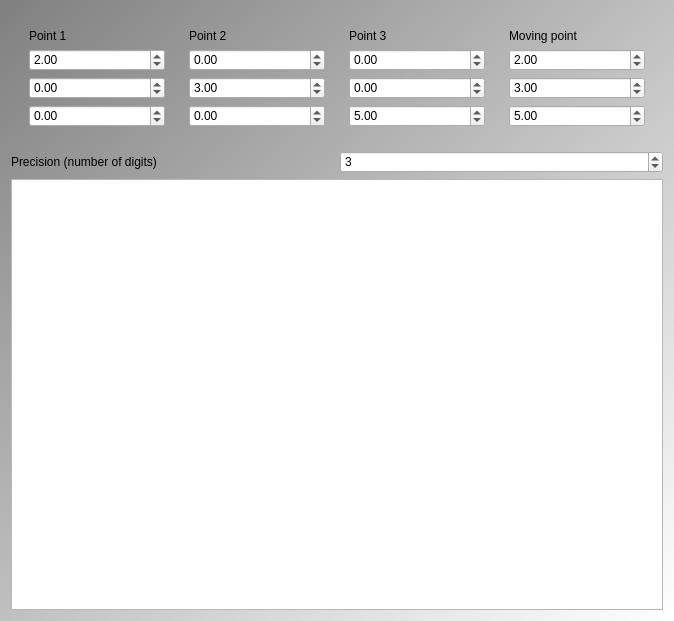
<?xml version="1.0" encoding="UTF-8"?>
<ui version="4.0">
 <class>QtTestPlaneConstructPlaneDialog</class>
 <widget class="QDialog" name="QtTestPlaneConstructPlaneDialog">
  <property name="geometry">
   <rect>
    <x>0</x>
    <y>0</y>
    <width>674</width>
    <height>621</height>
   </rect>
  </property>
  <property name="windowTitle">
   <string>TestPlane</string>
  </property>
  <property name="windowIcon">
   <iconset resource="TestPlane.qrc">
    <normaloff>:/images/TestPlaneR.png</normaloff>:/images/TestPlaneR.png</iconset>
  </property>
  <property name="styleSheet">
   <string notr="true">QDialog { 
background-color: qlineargradient(x1: 0, y1: 0, x2: 1, y2: 1, stop: 0  #808080, stop: 1 #ffffff);
}
QPushButton { background-color: rgb(255, 255, 255);  }
QPushButton { color: rgb(0,0,0); }
QPushButton { font: 48px &quot;Courier New&quot;, courier, monospace }
QPlainTextEdit { font: 12px &quot;Courier New&quot;, courier, monospace }</string>
  </property>
  <layout class="QGridLayout" name="gridLayout">
   <item row="0" column="0" colspan="2">
    <widget class="QWidget" name="widget" native="true">
     <layout class="QHBoxLayout" name="horizontalLayout">
      <item>
       <widget class="QWidget" name="widget_1" native="true">
        <layout class="QVBoxLayout" name="verticalLayout_4">
         <item>
          <widget class="QLabel" name="label">
           <property name="text">
            <string>Point 1</string>
           </property>
          </widget>
         </item>
         <item>
          <widget class="QDoubleSpinBox" name="box_x1">
           <property name="minimum">
            <double>-999999999.000000000000000</double>
           </property>
           <property name="maximum">
            <double>999999999.000000000000000</double>
           </property>
           <property name="value">
            <double>2.000000000000000</double>
           </property>
          </widget>
         </item>
         <item>
          <widget class="QDoubleSpinBox" name="box_y1">
           <property name="minimum">
            <double>-999999999.000000000000000</double>
           </property>
           <property name="maximum">
            <double>999999999.000000000000000</double>
           </property>
          </widget>
         </item>
         <item>
          <widget class="QDoubleSpinBox" name="box_z1">
           <property name="minimum">
            <double>-999999999.000000000000000</double>
           </property>
           <property name="maximum">
            <double>999999999.000000000000000</double>
           </property>
          </widget>
         </item>
        </layout>
       </widget>
      </item>
      <item>
       <widget class="QWidget" name="widget_2" native="true">
        <layout class="QVBoxLayout" name="verticalLayout_3">
         <item>
          <widget class="QLabel" name="label_2">
           <property name="text">
            <string>Point 2</string>
           </property>
          </widget>
         </item>
         <item>
          <widget class="QDoubleSpinBox" name="box_x2">
           <property name="minimum">
            <double>-999999999.000000000000000</double>
           </property>
           <property name="maximum">
            <double>999999999.000000000000000</double>
           </property>
          </widget>
         </item>
         <item>
          <widget class="QDoubleSpinBox" name="box_y2">
           <property name="minimum">
            <double>-999999999.000000000000000</double>
           </property>
           <property name="maximum">
            <double>999999999.000000000000000</double>
           </property>
           <property name="value">
            <double>3.000000000000000</double>
           </property>
          </widget>
         </item>
         <item>
          <widget class="QDoubleSpinBox" name="box_z2">
           <property name="minimum">
            <double>-999999999.000000000000000</double>
           </property>
           <property name="maximum">
            <double>999999999.000000000000000</double>
           </property>
          </widget>
         </item>
        </layout>
       </widget>
      </item>
      <item>
       <widget class="QWidget" name="widget_3" native="true">
        <layout class="QVBoxLayout" name="verticalLayout">
         <item>
          <widget class="QLabel" name="label_3">
           <property name="text">
            <string>Point 3</string>
           </property>
          </widget>
         </item>
         <item>
          <widget class="QDoubleSpinBox" name="box_x3">
           <property name="minimum">
            <double>-999999999.000000000000000</double>
           </property>
           <property name="maximum">
            <double>999999999.000000000000000</double>
           </property>
          </widget>
         </item>
         <item>
          <widget class="QDoubleSpinBox" name="box_y3">
           <property name="minimum">
            <double>-999999999.000000000000000</double>
           </property>
           <property name="maximum">
            <double>999999999.000000000000000</double>
           </property>
          </widget>
         </item>
         <item>
          <widget class="QDoubleSpinBox" name="box_z3">
           <property name="minimum">
            <double>-999999999.000000000000000</double>
           </property>
           <property name="maximum">
            <double>999999999.000000000000000</double>
           </property>
           <property name="value">
            <double>5.000000000000000</double>
           </property>
          </widget>
         </item>
        </layout>
       </widget>
      </item>
      <item>
       <widget class="QWidget" name="widget_4" native="true">
        <layout class="QVBoxLayout" name="verticalLayout_2">
         <item>
          <widget class="QLabel" name="label_4">
           <property name="text">
            <string>Moving point</string>
           </property>
          </widget>
         </item>
         <item>
          <widget class="QDoubleSpinBox" name="box_x">
           <property name="minimum">
            <double>-999999999.000000000000000</double>
           </property>
           <property name="maximum">
            <double>999999999.000000000000000</double>
           </property>
           <property name="value">
            <double>2.000000000000000</double>
           </property>
          </widget>
         </item>
         <item>
          <widget class="QDoubleSpinBox" name="box_y">
           <property name="minimum">
            <double>-999999999.000000000000000</double>
           </property>
           <property name="maximum">
            <double>999999999.000000000000000</double>
           </property>
           <property name="value">
            <double>3.000000000000000</double>
           </property>
          </widget>
         </item>
         <item>
          <widget class="QDoubleSpinBox" name="box_z">
           <property name="minimum">
            <double>-999999999.000000000000000</double>
           </property>
           <property name="maximum">
            <double>999999999.000000000000000</double>
           </property>
           <property name="value">
            <double>5.000000000000000</double>
           </property>
          </widget>
         </item>
        </layout>
       </widget>
      </item>
     </layout>
    </widget>
   </item>
   <item row="1" column="0">
    <widget class="QLabel" name="label_precision">
     <property name="text">
      <string>Precision (number of digits)</string>
     </property>
    </widget>
   </item>
   <item row="1" column="1">
    <widget class="QSpinBox" name="box_precision">
     <property name="value">
      <number>3</number>
     </property>
    </widget>
   </item>
   <item row="2" column="0" colspan="2">
    <widget class="QPlainTextEdit" name="text">
     <property name="lineWrapMode">
      <enum>QPlainTextEdit::WidgetWidth</enum>
     </property>
     <property name="readOnly">
      <bool>true</bool>
     </property>
     <property name="plainText">
      <string/>
     </property>
    </widget>
   </item>
  </layout>
 </widget>
 <resources>
  <include location="TestPlane.qrc"/>
 </resources>
 <connections/>
</ui>
